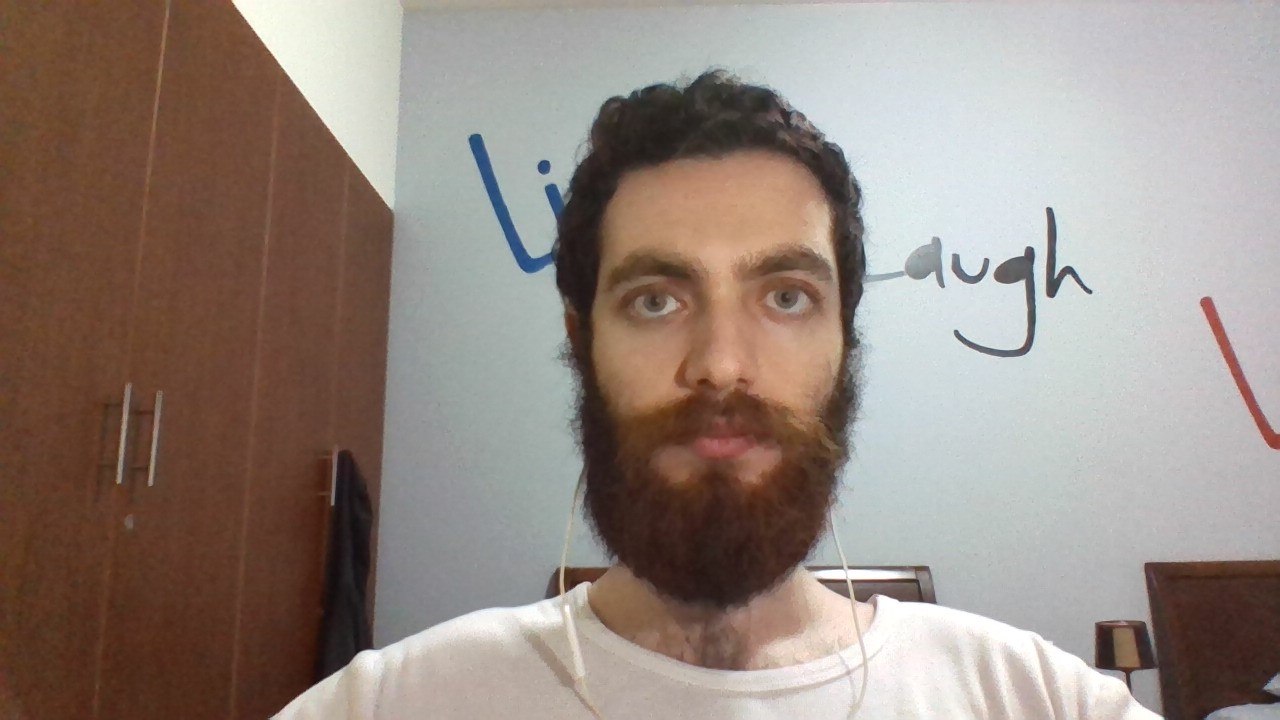
#> input picture resources/edge.jpg, 1280 x 720 px
$ python edge_detection.py
#> lines starting #> are read from the running program, lines starting #| are printed output that depends on the picture
#> further down, frame is the input picture: shape (720, 1280, 3); mean B, G, R 127.9, 135.9, 149.7
import cv2


class EdgeDetector:
    def get_edges(self, frame):
        gray = cv2.cvtColor(frame, cv2.COLOR_BGR2GRAY)
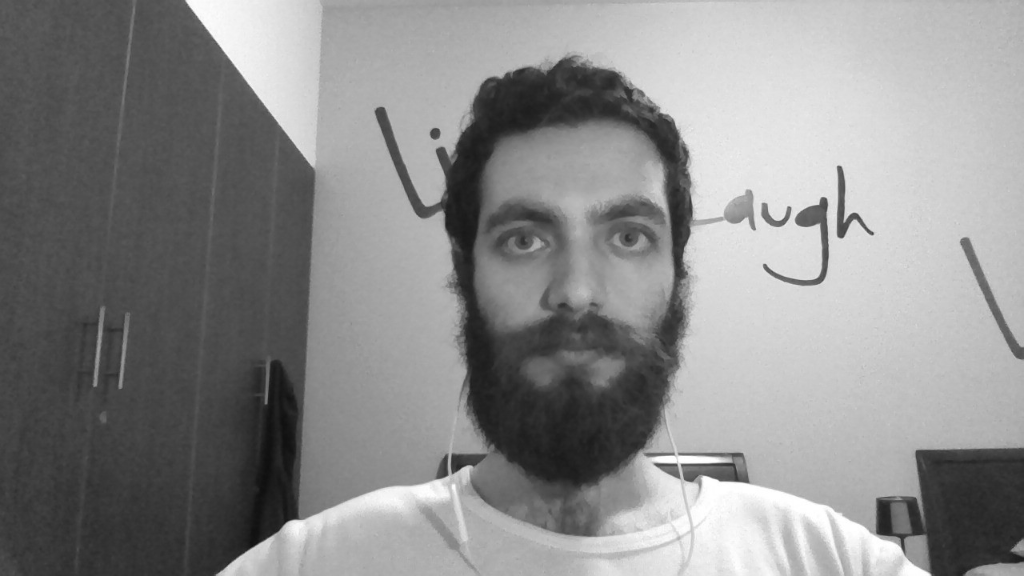
#> gray: shape (576, 1024); min 15, max 255, mean 139
        blur = cv2.GaussianBlur(gray, (3, 3), 0)
        canny = cv2.Canny(blur, 40, 120)
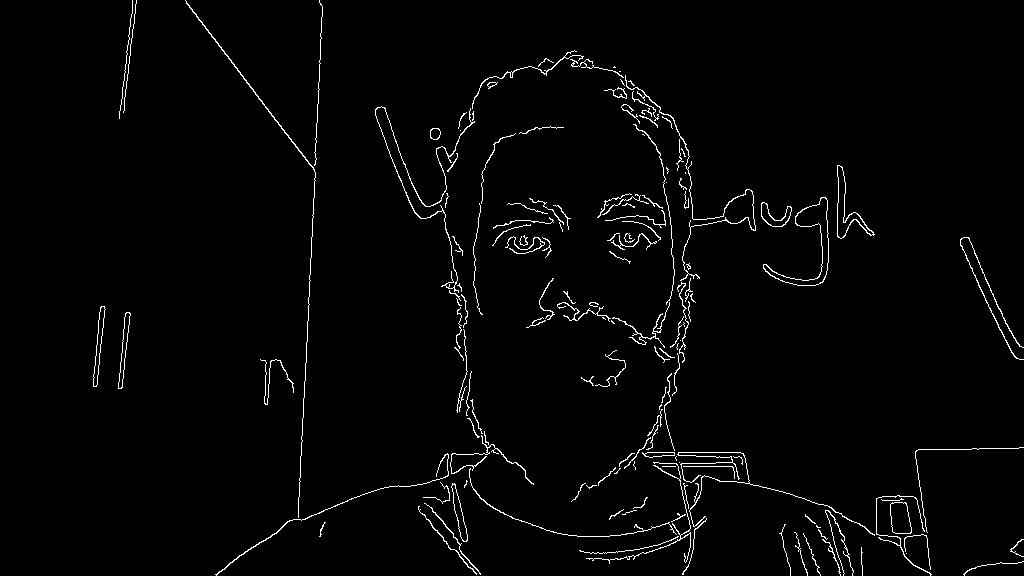
#> canny: shape (576, 1024); 2% white in thin lines or dots
        cv2.imshow('Edges', canny)
        cv2.waitKey(0)


if __name__ == '__main__':
    edge_detector = EdgeDetector()
    frame = cv2.imread('../resources/edge.jpg')
    frame = cv2.resize(frame, (0, 0), fx=0.8, fy=0.8)
    edge_detector.get_edges(frame)
